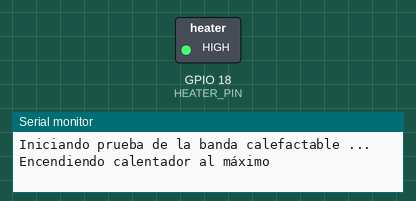
Simulated run of this sketch. Board: ESP32. Parts: switched loads named in the sketch (green lamp = pin HIGH), the last lines printed to the serial monitor.

Above: at 2.1 s.
At 10.9 s:
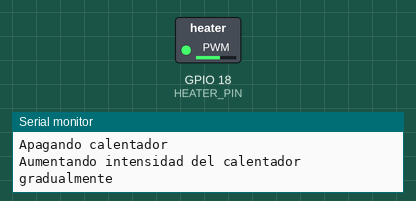
At 16.38 s:
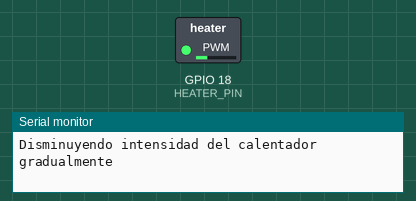
At 30.8 s:
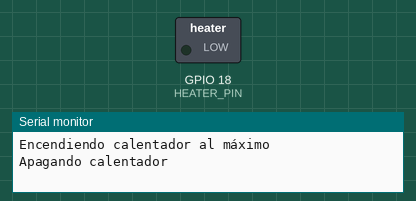
Timing chart, 0 to 40.0 s (numbered marks = the images above):
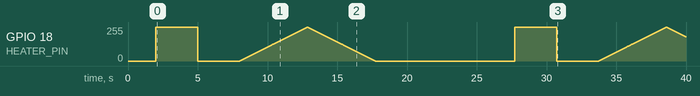

The sketch:

heat_band.ino
```cpp
#define HEATER_PIN 18

// Se establece la configuración del PWM
const int pwmChannel = 0;
const int pwmFreq = 500;
const int pwmResolution = 8;
const int maxDuty = 255;
const int minDuty = 0;

void setup() {
    Serial.begin(9600);
    pinMode(HEATER_PIN, OUTPUT);
    // Configurar PWM
    ledcSetup(pwmChannel, pwmFreq, pwmResolution);
    ledcAttachPin(HEATER_PIN, pwmChannel);
    // Se establece el estado inicial del ventilador a LOW (apagado)
    ledcWrite(pwmChannel, minDuty);
    Serial.println("Iniciando prueba de la banda calefactable ...");
    delay(2000);
}

void loop() {
    // Encender al máximo por 3 segundos
    Serial.println("Encendiendo calentador al máximo");
    ledcWrite(pwmChannel, maxDuty);
    delay(3000);

    // Apagar completamente por 3 segundos
    Serial.println("Apagando calentador");
    ledcWrite(pwmChannel, minDuty);
    delay(3000);

    // Aumentar intensidad gradualmente en 5 segundos
    Serial.println("Aumentando intensidad del calentador gradualmente");
    for (int duty = minDuty; duty <= maxDuty; duty++){
        ledcWrite(pwmChannel, duty);
        delay(5000 / maxDuty);
    }

    // Disminuir intensidad gradualmente en 5 segundos
    Serial.println("Disminuyendo intensidad del calentador gradualmente");
    for (int duty = maxDuty; duty >= minDuty; duty--){
        ledcWrite(pwmChannel, duty);
        delay(5000 / maxDuty);
    }

    // Esperar 10 segundos antes de repetir el ciclo
    delay(10000);
}
```
